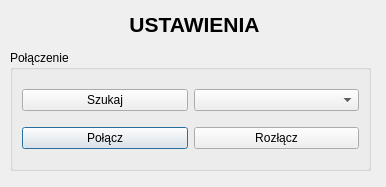
<?xml version="1.0" encoding="UTF-8"?>
<ui version="4.0">
 <class>Settings</class>
 <widget class="QDialog" name="Settings">
  <property name="geometry">
   <rect>
    <x>0</x>
    <y>0</y>
    <width>386</width>
    <height>187</height>
   </rect>
  </property>
  <property name="windowTitle">
   <string>Dialog</string>
  </property>
  <widget class="QGroupBox" name="groupBox">
   <property name="geometry">
    <rect>
     <x>10</x>
     <y>50</y>
     <width>361</width>
     <height>121</height>
    </rect>
   </property>
   <property name="title">
    <string>Połączenie</string>
   </property>
   <layout class="QGridLayout" name="gridLayout_3">
    <item row="2" column="0">
     <widget class="QPushButton" name="pushButtonConnect">
      <property name="text">
       <string>Połącz</string>
      </property>
     </widget>
    </item>
    <item row="2" column="1">
     <widget class="QPushButton" name="pushButtonDisconnect">
      <property name="text">
       <string>Rozłącz</string>
      </property>
     </widget>
    </item>
    <item row="0" column="1">
     <widget class="QComboBox" name="comboBoxDevices"/>
    </item>
    <item row="0" column="0">
     <widget class="QPushButton" name="pushButtonSearch">
      <property name="text">
       <string>Szukaj</string>
      </property>
     </widget>
    </item>
   </layout>
  </widget>
  <widget class="QLabel" name="label">
   <property name="geometry">
    <rect>
     <x>9</x>
     <y>9</y>
     <width>371</width>
     <height>31</height>
    </rect>
   </property>
   <property name="font">
    <font>
     <pointsize>16</pointsize>
     <weight>75</weight>
     <bold>true</bold>
    </font>
   </property>
   <property name="text">
    <string>USTAWIENIA</string>
   </property>
   <property name="alignment">
    <set>Qt::AlignCenter</set>
   </property>
  </widget>
 </widget>
 <resources/>
 <connections/>
</ui>
